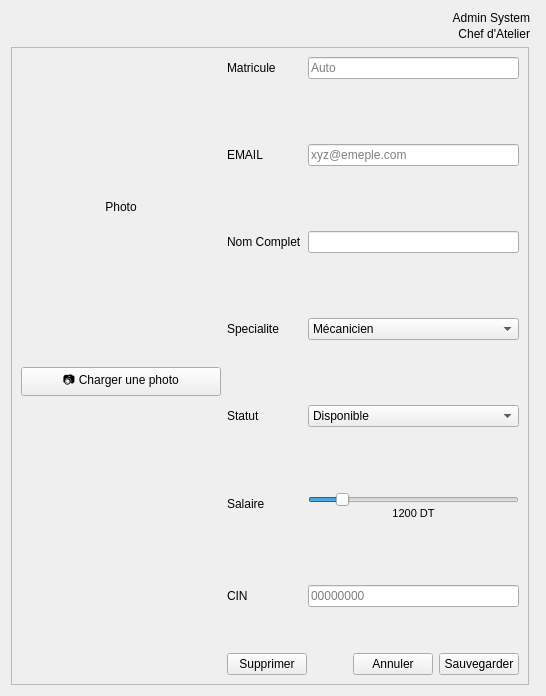
         <widget class="QWidget" name="modification">
          <layout class="QGridLayout" name="gridLayout_Modif">
           <item row="0" column="0" colspan="2">
            <layout class="QHBoxLayout" name="headerLayout_Modif">
             <item>
              <spacer name="horizontalSpacer_HeaderModif">
               <property name="orientation">
                <enum>Qt::Orientation::Horizontal</enum>
               </property>
               <property name="sizeType">
                <enum>QSizePolicy::Policy::Expanding</enum>
               </property>
               <property name="sizeHint" stdset="0">
                <size>
                 <width>40</width>
                 <height>20</height>
                </size>
               </property>
              </spacer>
             </item>
             <item>
              <widget class="QFrame" name="frameUser_Modif">
               <property name="frameShape">
                <enum>QFrame::Shape::NoFrame</enum>
               </property>
               <layout class="QVBoxLayout" name="verticalLayout_User_Modif">
                <property name="spacing">
                 <number>2</number>
                </property>
                <property name="leftMargin">
                 <number>0</number>
                </property>
                <property name="topMargin">
                 <number>0</number>
                </property>
                <property name="rightMargin">
                 <number>5</number>
                </property>
                <property name="bottomMargin">
                 <number>0</number>
                </property>
                <item>
                 <widget class="QLabel" name="lblUserName_Modif">
                  <property name="text">
                   <string>Admin System</string>
                  </property>
                  <property name="alignment">
                   <set>Qt::AlignmentFlag::AlignRight|Qt::AlignmentFlag::AlignTrailing|Qt::AlignmentFlag::AlignVCenter</set>
                  </property>
                 </widget>
                </item>
                <item>
                 <widget class="QLabel" name="lblUserRole_Modif">
                  <property name="text">
                   <string>Chef d'Atelier</string>
                  </property>
                  <property name="alignment">
                   <set>Qt::AlignmentFlag::AlignRight|Qt::AlignmentFlag::AlignTrailing|Qt::AlignmentFlag::AlignVCenter</set>
                  </property>
                 </widget>
                </item>
               </layout>
              </widget>
             </item>
            </layout>
           </item>
           <item row="1" column="0">
            <widget class="QFrame" name="cardFrame">
             <property name="frameShape">
              <enum>QFrame::Shape::StyledPanel</enum>
             </property>
             <property name="frameShadow">
              <enum>QFrame::Shadow::Raised</enum>
             </property>
             <layout class="QHBoxLayout" name="horizontalLayout_ModifFrame">
              <item>
               <layout class="QVBoxLayout" name="verticalLayout_Photo_Modif">
                <property name="spacing">
                 <number>10</number>
                </property>
                <item>
                 <widget class="QLabel" name="imageLabel">
                  <property name="minimumSize">
                   <size>
                    <width>200</width>
                    <height>300</height>
                   </size>
                  </property>
                  <property name="text">
                   <string>Photo</string>
                  </property>
                  <property name="alignment">
                   <set>Qt::AlignmentFlag::AlignCenter</set>
                  </property>
                 </widget>
                </item>
                <item>
                 <widget class="QPushButton" name="btnUploadPhoto">
                  <property name="cursor">
                   <cursorShape>PointingHandCursor</cursorShape>
                  </property>
                  <property name="text">
                   <string>📷 Charger une photo</string>
                  </property>
                 </widget>
                </item>
                <item>
                 <spacer name="verticalSpacer_Photo">
                  <property name="orientation">
                   <enum>Qt::Orientation::Vertical</enum>
                  </property>
                  <property name="sizeType">
                   <enum>QSizePolicy::Policy::Expanding</enum>
                  </property>
                  <property name="sizeHint" stdset="0">
                   <size>
                    <width>20</width>
                    <height>40</height>
                   </size>
                  </property>
                 </spacer>
                </item>
               </layout>
              </item>
              <item>
               <layout class="QVBoxLayout" name="verticalLayout_FormRight">
                <item>
                 <layout class="QFormLayout" name="formLayout_Modif">
                  <property name="verticalSpacing">
                   <number>65</number>
                  </property>
                  <item row="0" column="0">
                   <widget class="QLabel" name="lblMatricule">
                    <property name="text">
                     <string>Matricule</string>
                    </property>
                   </widget>
                  </item>
                  <item row="0" column="1">
                   <widget class="QLineEdit" name="txtMatricule">
                    <property name="readOnly">
                     <bool>true</bool>
                    </property>
                    <property name="placeholderText">
                     <string>Auto</string>
                    </property>
                   </widget>
                  </item>
                  <item row="2" column="0">
                   <widget class="QLabel" name="lblNom">
                    <property name="text">
                     <string>Nom Complet</string>
                    </property>
                   </widget>
                  </item>
                  <item row="2" column="1">
                   <widget class="QLineEdit" name="txtNom"/>
                  </item>
                  <item row="3" column="0">
                   <widget class="QLabel" name="lblSpecialite">
                    <property name="text">
                     <string>Specialite</string>
                    </property>
                   </widget>
                  </item>
                  <item row="3" column="1">
                   <widget class="QComboBox" name="cbSpecialite">
                    <item>
                     <property name="text">
                      <string>Mécanicien</string>
                     </property>
                    </item>
                    <item>
                     <property name="text">
                      <string>Chauffeur</string>
                     </property>
                    </item>
                    <item>
                     <property name="text">
                      <string>Électronicien</string>
                     </property>
                    </item>
                   </widget>
                  </item>
                  <item row="4" column="0">
                   <widget class="QLabel" name="lblStatut">
                    <property name="text">
                     <string>Statut</string>
                    </property>
                   </widget>
                  </item>
                  <item row="4" column="1">
                   <widget class="QComboBox" name="cbStatut">
                    <item>
                     <property name="text">
                      <string>Disponible</string>
                     </property>
                    </item>
                    <item>
                     <property name="text">
                      <string>En intervention</string>
                     </property>
                    </item>
                    <item>
                     <property name="text">
                      <string>Conge</string>
                     </property>
                    </item>
                   </widget>
                  </item>
                  <item row="5" column="0">
                   <widget class="QLabel" name="lblSalaire_Modif">
                    <property name="text">
                     <string>Salaire</string>
                    </property>
                   </widget>
                  </item>
                  <item row="5" column="1">
                   <layout class="QVBoxLayout" name="verticalLayout_Salaire_Modif">
                    <item>
                     <widget class="QSlider" name="sliderSalaire_Modif">
                      <property name="minimum">
                       <number>600</number>
                      </property>
                      <property name="maximum">
                       <number>5000</number>
                      </property>
                      <property name="value">
                       <number>1200</number>
                      </property>
                      <property name="orientation">
                       <enum>Qt::Orientation::Horizontal</enum>
                      </property>
                     </widget>
                    </item>
                    <item>
                     <widget class="QLabel" name="lblValSalaire_Modif">
                      <property name="font">
                       <font>
                        <family>Segoe UI</family>
                        <pointsize>8</pointsize>
                        <fontweight>DemiBold</fontweight>
                       </font>
                      </property>
                      <property name="text">
                       <string>1200 DT</string>
                      </property>
                      <property name="alignment">
                       <set>Qt::AlignmentFlag::AlignCenter</set>
                      </property>
                     </widget>
                    </item>
                   </layout>
                  </item>
                  <item row="1" column="0">
                   <widget class="QLabel" name="label1">
                    <property name="text">
                     <string>EMAIL</string>
                    </property>
                   </widget>
                  </item>
                  <item row="6" column="0">
                   <widget class="QLabel" name="lblCIN_Modif">
                    <property name="text">
                     <string>CIN</string>
                    </property>
                   </widget>
                  </item>
                  <item row="6" column="1">
                   <widget class="QLineEdit" name="txtCIN_Modif">
                    <property name="placeholderText">
                     <string>00000000</string>
                    </property>
                   </widget>
                  </item>
                  <item row="1" column="1">
                   <widget class="QLineEdit" name="txtEmailModif">
                    <property name="placeholderText">
                     <string>xyz@emeple.com</string>
                    </property>
                   </widget>
                  </item>
                 </layout>
                </item>
                <item>
                 <spacer name="verticalSpacer_Form">
                  <property name="orientation">
                   <enum>Qt::Orientation::Vertical</enum>
                  </property>
                  <property name="sizeType">
                   <enum>QSizePolicy::Policy::Expanding</enum>
                  </property>
                  <property name="sizeHint" stdset="0">
                   <size>
                    <width>20</width>
                    <height>40</height>
                   </size>
                  </property>
                 </spacer>
                </item>
                <item>
                 <layout class="QHBoxLayout" name="horizontalLayout_Buttons">
                  <item>
                   <widget class="QPushButton" name="btnDelete">
                    <property name="cursor">
                     <cursorShape>PointingHandCursor</cursorShape>
                    </property>
                    <property name="text">
                     <string>Supprimer</string>
                    </property>
                   </widget>
                  </item>
                  <item>
                   <spacer name="horizontalSpacer_Buttons">
                    <property name="orientation">
                     <enum>Qt::Orientation::Horizontal</enum>
                    </property>
                    <property name="sizeType">
                     <enum>QSizePolicy::Policy::Expanding</enum>
                    </property>
                    <property name="sizeHint" stdset="0">
                     <size>
                      <width>40</width>
                      <height>20</height>
                     </size>
                    </property>
                   </spacer>
                  </item>
                  <item>
                   <widget class="QPushButton" name="btnAnnuler">
                    <property name="text">
                     <string>Annuler</string>
                    </property>
                   </widget>
                  </item>
                  <item>
                   <widget class="QPushButton" name="btnSave">
                    <property name="text">
                     <string>Sauvegarder</string>
                    </property>
                   </widget>
                  </item>
                 </layout>
                </item>
               </layout>
              </item>
             </layout>
            </widget>
           </item>
          </layout>
         </widget>
